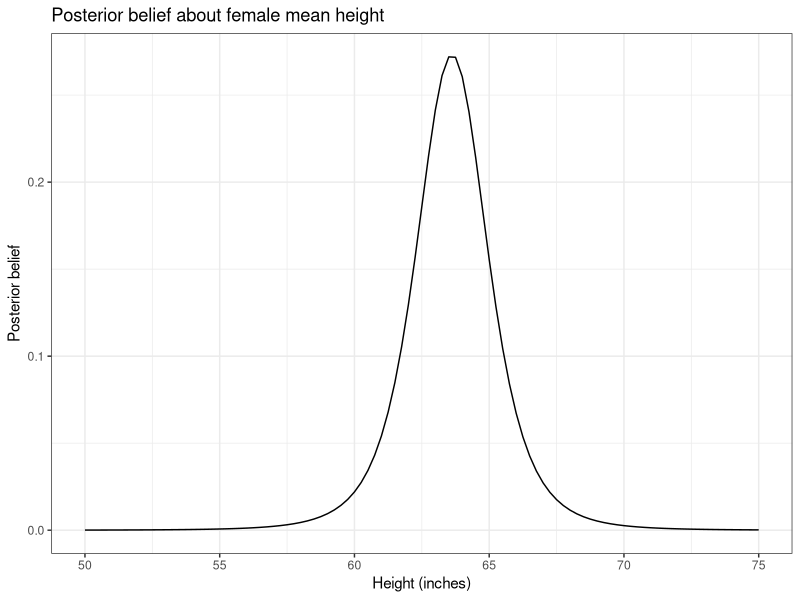

R code for this plot: (Note: this script raises an error after producing the figure.)
## ----libraries, message=FALSE, warning=FALSE, cache=FALSE-------------------------------------------------------------
library("tidyverse"); theme_set(theme_bw())
library("gridExtra")


## ----set_seed, echo=FALSE---------------------------------------------------------------------------------------------
set.seed(20220119)


## ----echo=TRUE--------------------------------------------------------------------------------------------------------
heights <- c(66.9, 63.2, 58.7, 64.2, 65.1)

length(heights) # number of observations
mean(heights) # sample mean
var(heights)  # sample variance
sd(heights)   # sample standard deviation


## ---------------------------------------------------------------------------------------------------------------------
dlst <- function(x, df, location, scale) {
  dt((x-location)/scale, df = df)/scale
}

ggplot(data.frame(x = seq(50, 75, length = 1001)),
       aes(x=x)) +
  stat_function(fun = dlst,
                args = list(df = length(heights)-1,
                            location = mean(heights),
                            scale = sd(heights)/sqrt(length(heights)))) +
  labs(x = "Height (inches)",
        y = "Posterior belief",
        title = "Posterior belief about female mean height")


## ----echo=TRUE--------------------------------------------------------------------------------------------------------
t.test(heights, conf.level = 0.95)


## ----echo=TRUE, size="scriptsize"-------------------------------------------------------------------------------------
1-pt((60-mean(heights))/(sd(heights)/sqrt(length(heights))), df = length(heights)-1)


## ----echo=TRUE, size="scriptsize"-------------------------------------------------------------------------------------
plst <- function(q, df, location, scale) { # location-scale t distribution
  pt( (q-location)/scale, df = df)
}
1-plst(60, df = length(heights)-1, location = mean(heights), scale = sd(heights)/sqrt(length(heights)))


## ---------------------------------------------------------------------------------------------------------------------
set.seed(20220208)
heights <- data.frame(sex = rep(c("male","female"), c(7, 11))) %>%
  mutate(height = ifelse(sex == "female", 63.6, 69.2) +
           rnorm(n()) * ifelse(sex == "female", 2.2, 2.5),
         height = round(height,1))

write_csv(heights, file = "heights.csv")


## ----echo=TRUE--------------------------------------------------------------------------------------------------------
d <- read_csv("heights.csv")

d %>%
  group_by(sex) %>%
  summarize(n = n(),
            mean = mean(height),
            sd = sd(height))


## ---------------------------------------------------------------------------------------------------------------------
s = d %>%
  group_by(sex) %>%
  summarize(n = n(),
            mean = mean(height),
            sd = sd(height))

ggplot(data.frame(x = seq(55,80, length=1001)), aes(x=x)) +
  stat_function(fun = dlst, args = list(df = s$n[s$sex == "female"],
                                        location = s$mean[s$sex == "female"],
                                        scale = s$sd[s$sex == "female"]/sqrt(s$n[s$sex == "female"])),
                color = "pink") +
  stat_function(fun = dlst, args = list(df = s$n[s$sex == "male"],
                                        location = s$mean[s$sex == "male"],
                                        scale = s$sd[s$sex == "male"]/sqrt(s$n[s$sex == "male"])),
                color = "blue") +
  labs(title = "Posterior beliefs about mean height",
       x = "Height (inches)",
       y = "Posterior")


## ----echo=TRUE--------------------------------------------------------------------------------------------------------
rlst <- function(n, df, location, scale) {
  location+scale*rt(n, df = df)
}
n_reps <- 100000
mu_female <- rlst(n_reps, df = 11-1, location = 64.1, scale = 1.59/sqrt(11))
mu_male   <- rlst(n_reps, df =  7-1, location = 71.6, scale = 2.66/sqrt(7))
mean(mu_male > mu_female)


## ----echo=TRUE--------------------------------------------------------------------------------------------------------
a <- 1 - 0.95
quantile(mu_male - mu_female, prob = c(a/2, 1-a/2))


## ----echo=TRUE--------------------------------------------------------------------------------------------------------
d <- read_csv("heights.csv")
t.test(height ~ sex, data = d)
